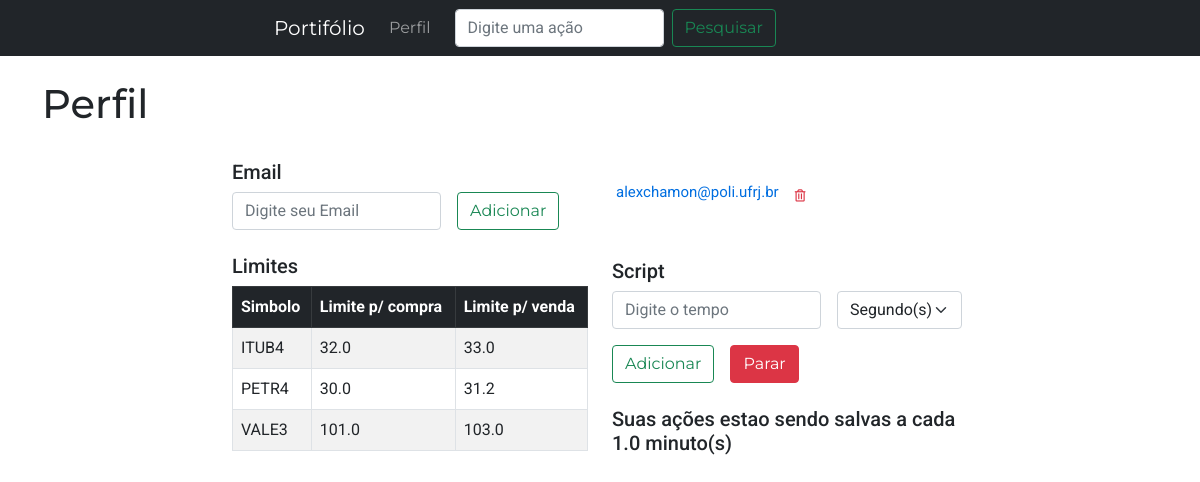
The app's page /perfil.html with its own data.
### cotaAtivos/models.py (models this page shows)
class Email(models.Model):
    email = models.CharField(max_length=100, unique=True)

class Perfil(models.Model):
    id = models.PositiveIntegerField(primary_key=True)
    simbolo = models.ForeignKey(Acao, on_delete=models.CASCADE)
    limSup = models.FloatField(blank=True, null=True)
    limInf = models.FloatField(blank=True, null=True)

class TaskTime(models.Model):
    numero = models.FloatField()
    tempo = models.CharField(max_length=10)

### cotaAtivos/views.py (the view)
# urls.py: path('perfil.html', views.perfil  , name="perfil"),
def perfil(request):
    if request.method == 'POST':
        if "email" in request.POST:
            form = EmailForm(request.POST or None)
            if (form.is_valid()):
                form.save()
                messages.success(request, ("Adicionado com Sucesso!"))
                return redirect('perfil')
            else:
                messages.warning(request, ("Houve um erro ao adicionar o email. O email ja esta adicionado?"))
                return redirect('perfil')
    else:
        p = Perfil.objects.all()
        e = Email.objects.all()
        emailList = []
        for item in e:
            email = {}
            email["id"] = getattr(item, "id")
            email["email"] = getattr(item, "email")
            emailList.append(email)
        limites = []
        for item in p:
            limite = {}
            limite["simbolo"] = str(getattr(item, "simbolo")).upper()[:-3]
            limite["limInf"] = getattr(item, "limInf")
            limite["limSup"] = getattr(item, "limSup")
            limites.append(limite)
        task = TaskTime.objects.all()
        if task:
            for item in task:
                taskDict = {}
                taskDict['numero'] = getattr(item, "numero")
                taskDict['tempo'] = getattr(item, "tempo")
            return render(request, 'perfil.html', {"lista":emailList, "task":taskDict, "limite":limites})
        return render(request, 'perfil.html', {"lista":emailList, "task":False, "limite":limites})

### cotaAtivos/models.py (called while the page is built)
    def __str__(self):
        return self.simbolo

### cotaAtivos/templates/perfil.html (shortened to what this page needs)
{% extends 'base.html' %} {% block content %}
<h1>Perfil</h1>
<br />
<div class="flex-container">
	<div class="row row-cols-auto align-items-end justify-content-start">
		<div class="col-sm-4 offset-md-2 flex">
			<h5>Email</h5>
			<form
				action="{% url 'perfil' %}"
				class="row row-cols-lg-auto g-3 align-items-center"
				method="POST"
			>
				<div class="col-12">
					<div class="input-group">
						<input
							class="form-control mr-sm-2"
							type="search"
							placeholder="Digite seu Email"
							aria-label="Search"
							name="email"
						/>
					</div>
				</div>
				<div class="col-12">
					<button class="btn btn-outline-success" type="submit">
						Adicionar
					</button>
				</div>
			</form>
		</div>
		<div class="col-sm-2 flex">
			<table class="table table-sm table-borderless">
				<tbody>
					{% if lista %} {% load humanize %} {% for item in lista %}
					<tr>
						<td class="email align-text-bottom" scope="row">{{ item.email }}</td>
						<td class="" scope="row">
							<a
							href="{% url 'deleteEmail' item.id %}"
							type="button"
							class="btn-outline-danger btn-sm"
							><i class="far fa-trash-alt fa-sm"></i></a
						></td>
					</tr>
					{% endfor %} {% else %}
					<tr>
						<td scope="row">Nenhum email cadastrado</td>
					</tr>
					{% endif %}
				</tbody>
			</table>
		</div>
	</div>
	<br />
	<div class="row row-cols-auto align-items-center justify-content-center">
		<div class="col-sm-4">
			<h5>Limites</h5>
			<table class="table table-striped table-bordered table-hover">
				<thead class="table-dark">
					<tr>
						<th scope="col">Simbolo</th>
						<th scope="col">Limite p/ compra</th>
						<th scope="col">Limite p/ venda</th>
					</tr>
				</thead>
				<tbody>
					{% if limite %} {% load humanize %} {% for item in limite %}
					<tr>
						<td scope="row">{{item.simbolo}}</td>
						<td scope="row">{{item.limInf}}</td>
						<td scope="row">{{item.limSup}}</td>
					</tr>
					{% endfor %} {% else %}
					<tr>
						<td scope="row">LimInf</td>
						<td scope="row">LimSup</td>
					</tr>
					{% endif %}
				</tbody>
			</table>
		</div>
		<div class="col-sm-4">
			<h5>Script</h5>
			<form
				action="{% url 'start' %}"
				class="row row-cols-lg-auto g-3 align-items-center"
				method="POST"
			>
				<div class="col-md-3">
					<div class="input-group">
						<input
							class="form-control mr-sm-4"
							type="search"
							placeholder="Digite o tempo"
							aria-label="Search"
							name="numero"
						/>
					</div>
				</div>
				<div class="col-md-3">
					<select
						class="form-select"
						id="inlineFormSelectPref"
						name="tempo"
					>
						<option selected value="1">Segundo(s)</option>
					</select>
				</div>
				<div class="col-sm-3">
					<button class="btn btn-outline-success" type="submit">
						Adicionar
					</button>
				</div>
				<div class="col-sm-s3">
					<a
						href="{% url 'stop' %}"
						type="button"
						class="btn btn-danger"
						>Parar</a
					>
				</div>
			</form>
			<br />
			{% if task %}
			<p class="h5">
				Suas ações estao sendo salvas a cada {{ task.numero }} {{ task.tempo }}
			</p>
			{% else %}
			<p class="h5">Não estou atualizando o preço das ações</p>
			{% endif %}
		</div>
	</div>
</div>
{% endblock %}

### cotaAtivos/static/cotaAtivos/main.css (style rules this page uses)
body { font-family: 'Roboto', sans-serif !important; }
h1, a, button { font-family: 'Montserrat', sans-serif; }
p { font-family: 'Roboto', sans-serif; font-size: 20px; }
.email { color:#006ee0; font-size: 15px; }

### records on screen
Email: email "alexchamon@poli.ufrj.br"
Perfil: limInf "32.0", limSup "33.0"
Perfil: limInf "30.0", limSup "31.2"
Perfil: limInf "101.0", limSup "103.0"
TaskTime: numero "1.0", tempo "minuto(s)"

### other values on screen
{{ item.simbolo }} "ITUB4" "PETR4" "VALE3"
